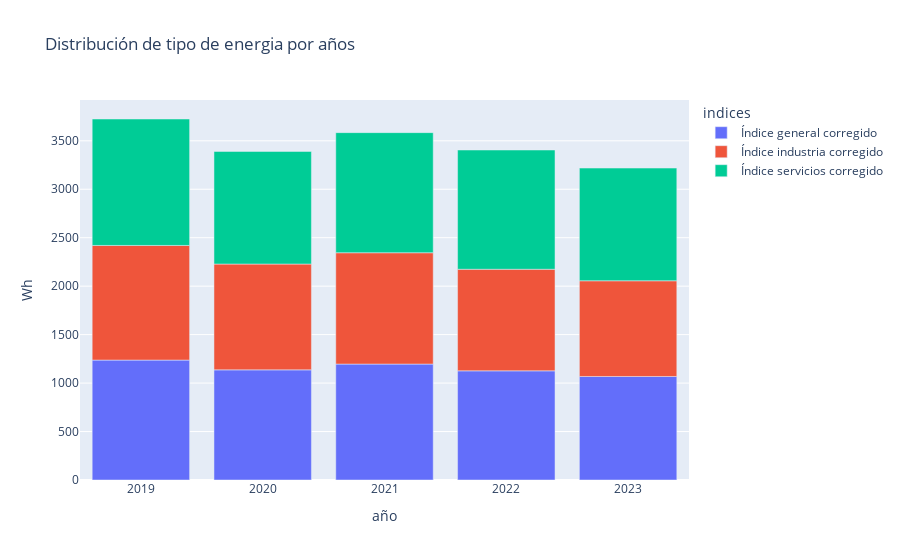

Notebook cell for this chart:
### Code cell
grafico_barras = df_agrupado.groupby(['año', 'indicador'])['valor'].sum().reset_index()

fig = px.bar(grafico_barras,
             x='año',
             y='valor',
             color='indicador',
             title="Distribución de tipo de energia por años",
             labels={'valor': 'Wh', 'indicador': 'indices'})
fig.show()

### Figure 1 — Plotly figure (JSON) as saved in the notebook; plotly's stock layout.template omitted (floating-point values rounded to 4 significant figures)
{"data": [{"alignmentgroup": "True", "hovertemplate": "indices=Índice general corregido<br>año=%{x}<br>Wh=%{y}<extra></extra>", "legendgroup": "Índice general corregido", "marker": {"color": "#636efa", "pattern": {"shape": ""}}, "name": "Índice general corregido", "offsetgroup": "Índice general corregido", "orientation": "v", "showlegend": true, "textposition": "auto", "type": "bar", "x": [2019, 2020, 2021, 2022, 2023], "xaxis": "x", "y": [1237.0, 1136.0, 1196.0, 1126.0, 1068.0], "yaxis": "y"}, {"alignmentgroup": "True", "hovertemplate": "indices=Índice industria corregido<br>año=%{x}<br>Wh=%{y}<extra></extra>", "legendgroup": "Índice industria corregido", "marker": {"color": "#EF553B", "pattern": {"shape": ""}}, "name": "Índice industria corregido", "offsetgroup": "Índice industria corregido", "orientation": "v", "showlegend": true, "textposition": "auto", "type": "bar", "x": [2019, 2020, 2021, 2022, 2023], "xaxis": "x", "y": [1183.0, 1092.0, 1149.0, 1048.0, 987.3], "yaxis": "y"}, {"alignmentgroup": "True", "hovertemplate": "indices=Índice servicios corregido<br>año=%{x}<br>Wh=%{y}<extra></extra>", "legendgroup": "Índice servicios corregido", "marker": {"color": "#00cc96", "pattern": {"shape": ""}}, "name": "Índice servicios corregido", "offsetgroup": "Índice servicios corregido", "orientation": "v", "showlegend": true, "textposition": "auto", "type": "bar", "x": [2019, 2020, 2021, 2022, 2023], "xaxis": "x", "y": [1305.0, 1162.0, 1239.0, 1230.0, 1163.0], "yaxis": "y"}], "layout": {"autosize": true, "barmode": "relative", "legend": {"title": {"text": "indices"}, "tracegroupgap": 0}, "title": {"text": "Distribución de tipo de energia por años"}, "xaxis": {"anchor": "y", "autorange": true, "domain": [0, 1], "range": [2018.0, 2024.0], "title": {"text": "año"}, "type": "linear"}, "yaxis": {"anchor": "x", "autorange": true, "domain": [0, 1], "range": [0, 3921.0], "title": {"text": "Wh"}, "type": "linear"}}}
